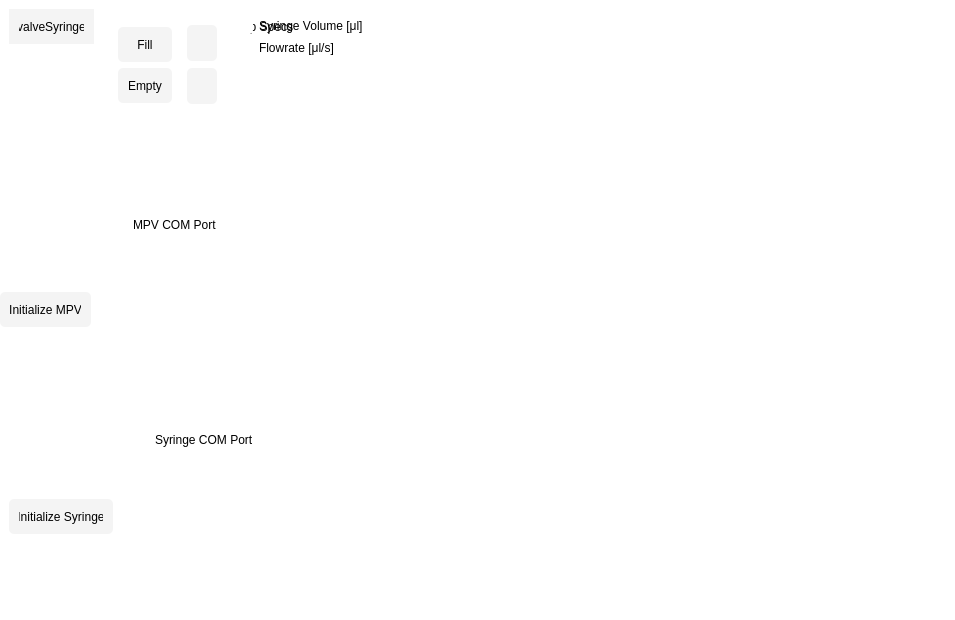
<?xml version="1.0" encoding="UTF-8"?>
<ui version="4.0">
 <class>Form</class>
 <widget class="QWidget" name="Form">
  <property name="geometry">
   <rect>
    <x>0</x>
    <y>0</y>
    <width>955</width>
    <height>620</height>
   </rect>
  </property>
  <property name="windowTitle">
   <string>Form</string>
  </property>
  <property name="styleSheet">
   <string notr="true">*{
	border: none;
	background-color: transparent;
	background: transparent;
	padding: 0;
	margin: 0;
	color: #000;
	font: 75 10pt &quot;Calibri&quot;;
	border-radius: 4px;
}
#frame{
	width: 50px;
	height: 50px;
}
#valveSyringe{

	border-radius: 100px;	
}
#aspSyringe, #dispSyringe {
	width: 20px;
	height: 50px;
}
QLineEdit {
	max-width: 30px;
}

QMenu::item:selected {
    background-color: white;
    color: white;
}
QComboBox::item:selected{
    background-color: white;
    color: white;
}
QComboBox QAbstractItemView  {
    background-color: white;
}

QToolTip {
    color: black;
    background-color: #02a7a9;
}
QTextBrowser, QTextEdit, QLineEdit{
	background-color: #fff;
}

QPushButton {
        border: none;
        padding: 10px;
        background-color: #f4f4f4;
        color: black;
        border-radius: 5px;
       /* box-shadow: 0px 4px 8px rgba(0, 0, 0, 0.3);*/
    }
    QPushButton:hover {
        background-color: #e0e0e0;
        /*box-shadow: 0px 8px 16px rgba(0, 0, 0, 0.3);*/
    }
    QPushButton:pressed {
        background-color: #d4d4d4;
        /*box-shadow: 0px 2px 4px rgba(0, 0, 0, 0.3);*/
    }
</string>
  </property>
  <layout class="QVBoxLayout" name="verticalLayout">
   <property name="spacing">
    <number>0</number>
   </property>
   <property name="leftMargin">
    <number>0</number>
   </property>
   <property name="topMargin">
    <number>0</number>
   </property>
   <property name="rightMargin">
    <number>0</number>
   </property>
   <property name="bottomMargin">
    <number>0</number>
   </property>
   <item>
    <widget class="QFrame" name="syringeControlFrame">
     <property name="frameShape">
      <enum>QFrame::StyledPanel</enum>
     </property>
     <property name="frameShadow">
      <enum>QFrame::Raised</enum>
     </property>
     <widget class="QFrame" name="frame">
      <property name="geometry">
       <rect>
        <x>9</x>
        <y>9</y>
        <width>85</width>
        <height>35</height>
       </rect>
      </property>
      <property name="frameShape">
       <enum>QFrame::StyledPanel</enum>
      </property>
      <property name="frameShadow">
       <enum>QFrame::Raised</enum>
      </property>
      <layout class="QHBoxLayout" name="horizontalLayout_8">
       <property name="spacing">
        <number>0</number>
       </property>
       <property name="leftMargin">
        <number>0</number>
       </property>
       <property name="topMargin">
        <number>0</number>
       </property>
       <property name="rightMargin">
        <number>0</number>
       </property>
       <property name="bottomMargin">
        <number>0</number>
       </property>
       <item>
        <widget class="QPushButton" name="valveSyringe">
         <property name="sizePolicy">
          <sizepolicy hsizetype="Preferred" vsizetype="Preferred">
           <horstretch>0</horstretch>
           <verstretch>0</verstretch>
          </sizepolicy>
         </property>
         <property name="text">
          <string>valveSyringe</string>
         </property>
        </widget>
       </item>
      </layout>
     </widget>
     <widget class="QFrame" name="aspDispSyringe">
      <property name="geometry">
       <rect>
        <x>100</x>
        <y>9</y>
        <width>291</width>
        <height>112</height>
       </rect>
      </property>
      <property name="frameShape">
       <enum>QFrame::StyledPanel</enum>
      </property>
      <property name="frameShadow">
       <enum>QFrame::Raised</enum>
      </property>
      <widget class="QFrame" name="frame_2">
       <property name="geometry">
        <rect>
         <x>9</x>
         <y>9</y>
         <width>72</width>
         <height>94</height>
        </rect>
       </property>
       <property name="frameShape">
        <enum>QFrame::StyledPanel</enum>
       </property>
       <property name="frameShadow">
        <enum>QFrame::Raised</enum>
       </property>
       <widget class="QPushButton" name="fillBtn">
        <property name="geometry">
         <rect>
          <x>9</x>
          <y>9</y>
          <width>54</width>
          <height>35</height>
         </rect>
        </property>
        <property name="sizePolicy">
         <sizepolicy hsizetype="Fixed" vsizetype="Fixed">
          <horstretch>0</horstretch>
          <verstretch>0</verstretch>
         </sizepolicy>
        </property>
        <property name="minimumSize">
         <size>
          <width>54</width>
          <height>0</height>
         </size>
        </property>
        <property name="text">
         <string>Fill</string>
        </property>
       </widget>
       <widget class="QPushButton" name="emptyBtn">
        <property name="geometry">
         <rect>
          <x>9</x>
          <y>50</y>
          <width>54</width>
          <height>35</height>
         </rect>
        </property>
        <property name="sizePolicy">
         <sizepolicy hsizetype="Fixed" vsizetype="Fixed">
          <horstretch>0</horstretch>
          <verstretch>0</verstretch>
         </sizepolicy>
        </property>
        <property name="text">
         <string>Empty</string>
        </property>
       </widget>
      </widget>
      <widget class="QFrame" name="frame_3">
       <property name="geometry">
        <rect>
         <x>87</x>
         <y>9</y>
         <width>30</width>
         <height>94</height>
        </rect>
       </property>
       <property name="maximumSize">
        <size>
         <width>30</width>
         <height>120</height>
        </size>
       </property>
       <property name="frameShape">
        <enum>QFrame::StyledPanel</enum>
       </property>
       <property name="frameShadow">
        <enum>QFrame::Raised</enum>
       </property>
       <widget class="QPushButton" name="dispBtn">
        <property name="geometry">
         <rect>
          <x>0</x>
          <y>7</y>
          <width>30</width>
          <height>36</height>
         </rect>
        </property>
        <property name="text">
         <string/>
        </property>
        <property name="icon">
         <iconset resource="Icons.qrc">
          <normaloff>:/icons/icons/chevron-up.svg</normaloff>:/icons/icons/chevron-up.svg</iconset>
        </property>
       </widget>
       <widget class="QPushButton" name="aspBtn">
        <property name="geometry">
         <rect>
          <x>0</x>
          <y>50</y>
          <width>30</width>
          <height>36</height>
         </rect>
        </property>
        <property name="text">
         <string/>
        </property>
        <property name="icon">
         <iconset resource="Icons.qrc">
          <normaloff>:/icons/icons/chevron-down.svg</normaloff>:/icons/icons/chevron-down.svg</iconset>
        </property>
       </widget>
      </widget>
      <widget class="QGroupBox" name="pumpSpecs">
       <property name="geometry">
        <rect>
         <x>123</x>
         <y>9</y>
         <width>159</width>
         <height>64</height>
        </rect>
       </property>
       <property name="maximumSize">
        <size>
         <width>200</width>
         <height>120</height>
        </size>
       </property>
       <property name="title">
        <string>Pump Specs</string>
       </property>
       <widget class="QWidget" name="">
        <layout class="QVBoxLayout" name="verticalLayout_2">
         <item>
          <layout class="QHBoxLayout" name="horizontalLayout_2">
           <item>
            <widget class="QLineEdit" name="volume"/>
           </item>
           <item>
            <widget class="QLabel" name="volumeSyringeLabel">
             <property name="text">
              <string>Syringe Volume [μl]</string>
             </property>
            </widget>
           </item>
          </layout>
         </item>
         <item>
          <layout class="QHBoxLayout" name="horizontalLayout">
           <item>
            <widget class="QLineEdit" name="flowrate"/>
           </item>
           <item>
            <widget class="QLabel" name="flowrateSyringeLabel">
             <property name="text">
              <string>Flowrate [μl/s]</string>
             </property>
            </widget>
           </item>
          </layout>
         </item>
        </layout>
       </widget>
      </widget>
     </widget>
    </widget>
   </item>
   <item>
    <widget class="QFrame" name="mpvFrame">
     <property name="frameShape">
      <enum>QFrame::StyledPanel</enum>
     </property>
     <property name="frameShadow">
      <enum>QFrame::Raised</enum>
     </property>
     <widget class="QPushButton" name="initializeMPV">
      <property name="geometry">
       <rect>
        <x>0</x>
        <y>85</y>
        <width>91</width>
        <height>35</height>
       </rect>
      </property>
      <property name="text">
       <string>Initialize MPV</string>
      </property>
     </widget>
     <widget class="QWidget" name="widget" native="true">
      <property name="geometry">
       <rect>
        <x>97</x>
        <y>0</y>
        <width>134</width>
        <height>35</height>
       </rect>
      </property>
      <layout class="QHBoxLayout" name="horizontalLayout_3">
       <item>
        <widget class="QLineEdit" name="lineEdit"/>
       </item>
       <item>
        <widget class="QLabel" name="label">
         <property name="text">
          <string>MPV COM Port</string>
         </property>
        </widget>
       </item>
      </layout>
     </widget>
    </widget>
   </item>
   <item>
    <widget class="QFrame" name="syringeFrame">
     <property name="frameShape">
      <enum>QFrame::StyledPanel</enum>
     </property>
     <property name="frameShadow">
      <enum>QFrame::Raised</enum>
     </property>
     <widget class="QPushButton" name="initializeSyringe">
      <property name="geometry">
       <rect>
        <x>9</x>
        <y>86</y>
        <width>104</width>
        <height>35</height>
       </rect>
      </property>
      <property name="text">
       <string>Initialize Syringe</string>
      </property>
     </widget>
     <widget class="QWidget" name="widget_2" native="true">
      <property name="geometry">
       <rect>
        <x>119</x>
        <y>9</y>
        <width>147</width>
        <height>35</height>
       </rect>
      </property>
      <layout class="QHBoxLayout" name="horizontalLayout_4">
       <item>
        <widget class="QLineEdit" name="lineEdit_2"/>
       </item>
       <item>
        <widget class="QLabel" name="label_2">
         <property name="text">
          <string>Syringe COM Port</string>
         </property>
        </widget>
       </item>
      </layout>
     </widget>
    </widget>
   </item>
  </layout>
 </widget>
 <resources>
  <include location="Icons.qrc"/>
 </resources>
 <connections/>
</ui>
